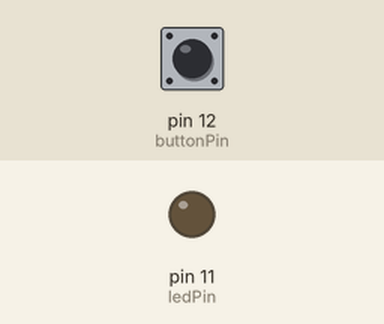
Simulated run of this program. Board: Raspberry Pi (header pin numbers). Shown: output pins drawn as LEDs (lit = HIGH). The inputs (shaded band) are chosen by the test bench; at power-on: pin 12 (buttonPin) HIGH.

Above: at 1.2 s.
1.3 s: pin 12 (buttonPin) pulled LOW for 0.15 s
At 1.37 s:
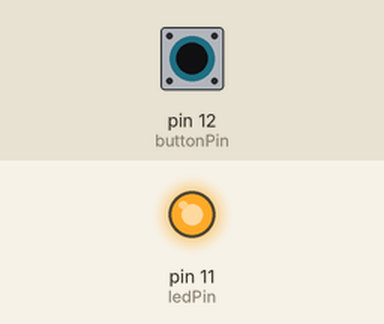
2.9 s: pin 12 (buttonPin) pulled LOW for 3.2 s
At 7.0 s:
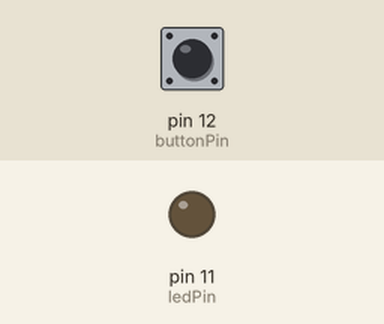
Timing chart, 0 to 8.5 s (numbered marks = the images above; inputs shaded):
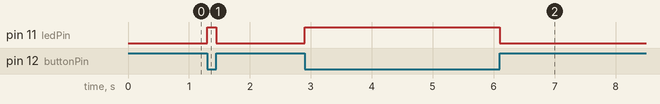

Measured:
- after the input at 1.3 s, pin 11 (ledPin): LOW → HIGH at once, → LOW 0.15 s later
- after the input at 2.9 s, pin 11 (ledPin): LOW → HIGH at once, → LOW 3.2 s later

The program:

led_button.py
```python
# name: led_button.py
#
# Este programa acende um led quando um botão é primido. O circutito do botão é independente do circuito do LED.

import RPi.GPIO as GPIO

ledPin    = 11
buttonPin = 12

GPIO.setmode(GPIO.BOARD)
GPIO.setup(ledPin, GPIO.OUT)
GPIO.setup(buttonPin, GPIO.IN, pull_up_down = GPIO.PUD_UP)

while True:
    if GPIO.input(buttonPin) == GPIO.LOW:
        GPIO.output(ledPin, GPIO.HIGH)
    else:
        GPIO.output(ledPin, GPIO.LOW)

GPIO.output(ledPin, GPIO.LOW)
GPIO.setup(ledPin, GPIO.LOW)
```
